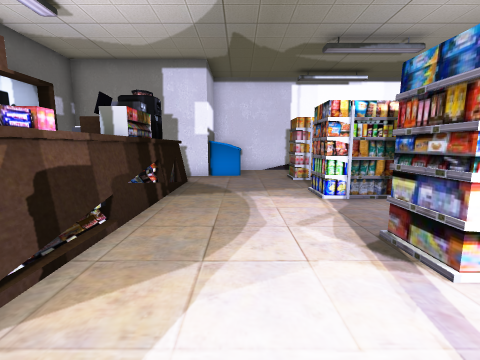
View 1 (above)

16 first-person views from a walk through a Unity game level. The camera is 1.2 m above the floor, tilts 8° down and sees 90° across. Doors are open. The floor is counted in squares, 1 m on a side. Each view is taken from the middle of a square. On the plan, view 1 faces up. The plan holds only what a view shows up to about 12 squares ahead; the rest is blank. The place goes on beyond the plan.

View 2
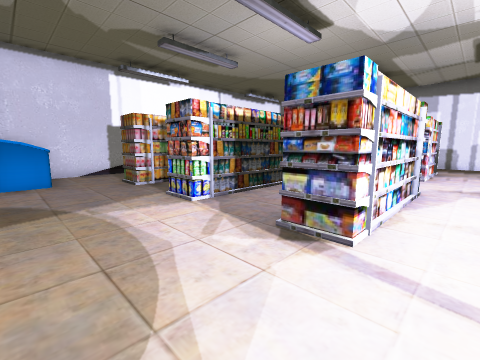

View 3
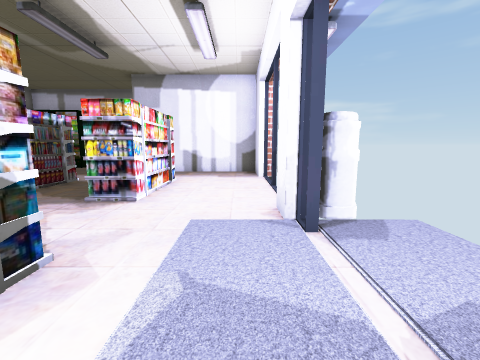

View 4
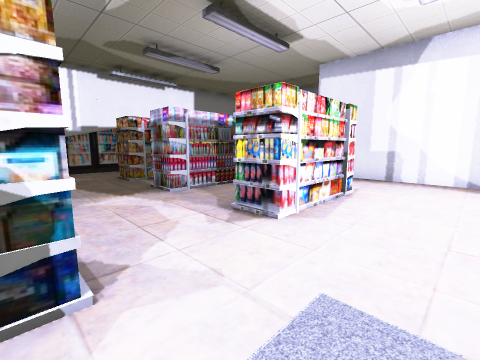

View 5
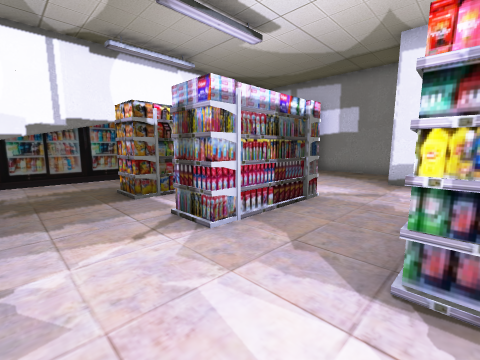

View 6
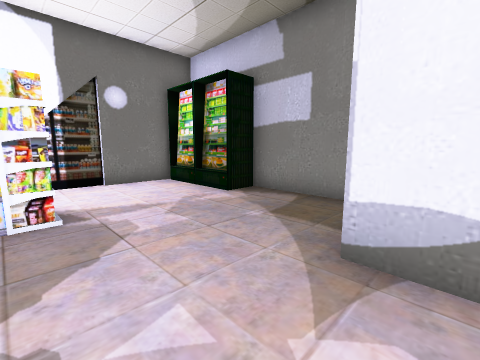

View 7
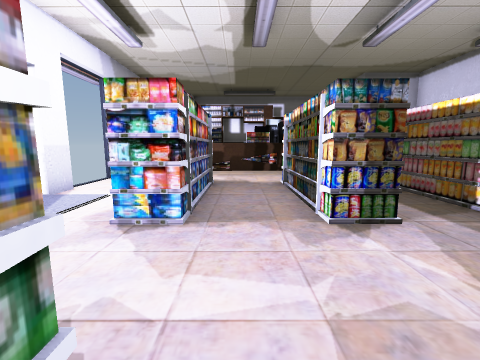

View 8
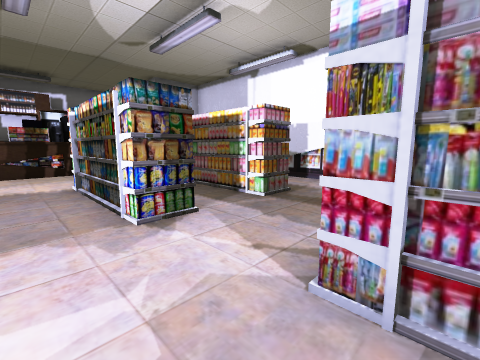

View 9
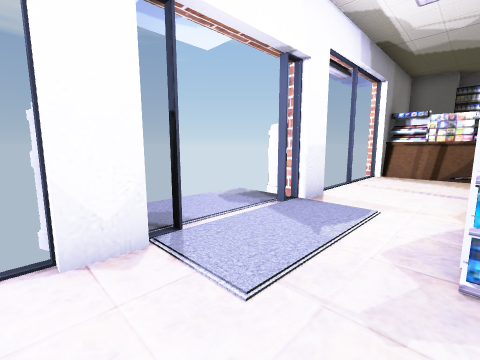

View 10
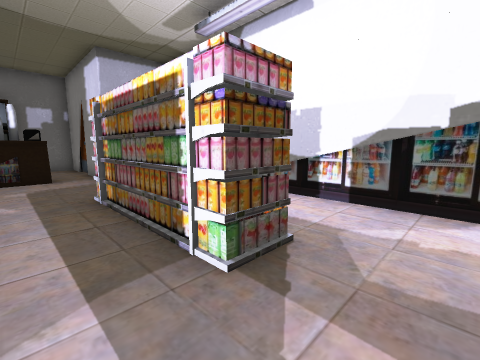

View 11
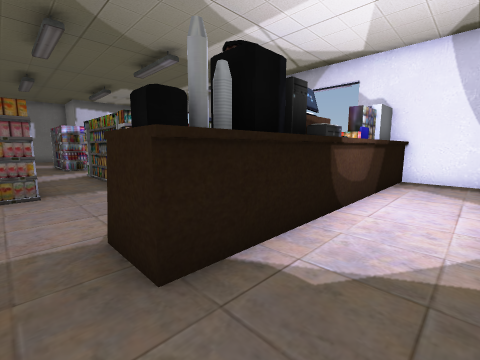

View 12
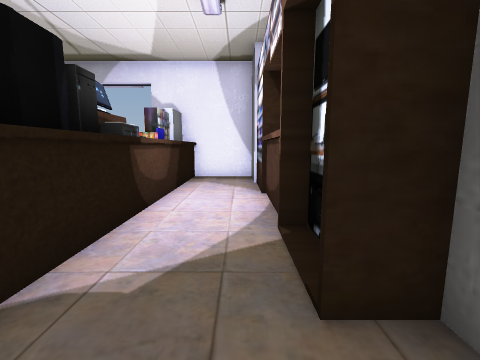

View 13
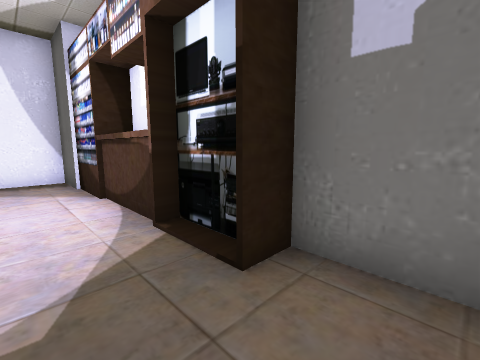

View 14
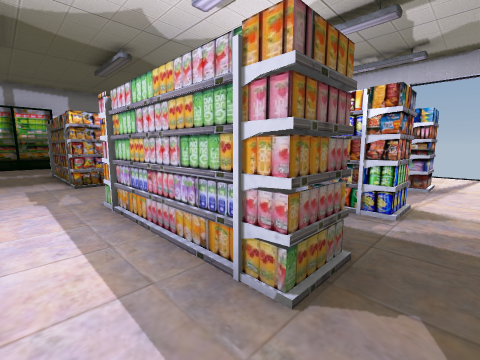

View 15
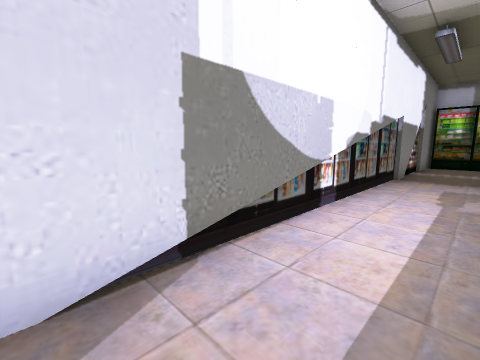

View 16
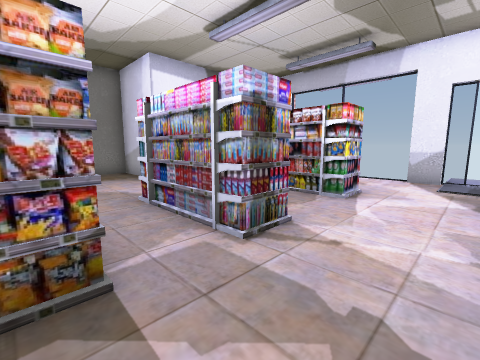

### Floor plan
Points are (right, up) in squares from view 1. A wall is a line through its corners. A room is listed if a view was taken in it or the views show most of it. See-through windows are left out.
Room 1 (views 1, 2, 3, 4, 5, 6, 7, 8, 9, 10, 14, 15, 16)
walls: (9.2, 6.4) (9.2, 6.7) (11.5, 6.7); (5.4, 2.1) (2, 2.1) (2, 3.1) (2.6, 3.1); (7.8, -1.1) (7.8, -0.7) (8.7, -0.7); (3.3, -0.7) (4.2, -0.7) (4.2, -1.4); (13.5, -0.7) (15.1, -0.7); (16.8, 5) (18.4, 5) (18.4, 8.9); (15.5, -0.7) (15.5, 5); (-1.4, 9.6) (-3.9, 9.6); (-2.6, 8.1) (-2.6, 7); (-2.2, 1.7) (-2.2, -0.7); (17.5, 12) (-1.2, 12); (-3.2, 8.1) (-1.9, 8.1) (-1.9, -0.7)
ways out: opening at (-4, 9) to room 2; open door at (6, -1)
objects: other object (-1, 10) to (0, 11); other object (2, 5) to (6, 6); other object (2, 9) to (6, 9); other object (3, 2) to (6, 3); other object (5, -1); other object (7, -1); other object (10, 2) to (12, 3); other object (10, 6) to (12, 7); other object (10, 9) to (13, 9); other object (18, 9) to (18, 11)
Room 2 (views 11, 12, 13)
walls: (-5.6, 5.6) (-5.6, -0.7) (-2.6, -0.7); (-6.4, 4.5) (-6.4, 2.9); (-3.2, 6.5) (-3.2, 8.1); (-6, 7.4) (-6, 5.6); (-2.9, 7.3) (-2.9, 8); (-2.9, 1.8) (-2.9, 2.6); (-4.1, 9.6) (-6.4, 9.6) (-6.4, 7.5) (-5.5, 7.5); (-2.6, 0.5) (-2.6, 1.1); (-3.2, -0.7) (-3.2, 4.6); (-2.9, -0.7) (-2.9, 0.5)
ways out: opening at (-4, 9) to room 1
objects: other object (-3, 5); other object (-3, 6)

Where each view was taken, in squares from view 1:
view 1: 0 up, 0 right, facing up
view 2: 1 up, 1 left, facing up-right
view 3: 0 up, 4 right, facing right
view 4: 0 up, 6 right, facing up-right
view 5: 3 up, 7 right, facing up-right
view 6: 4 up, 13 right, facing up-right
view 7: 4 up, 10 right, facing left
view 8: 4 up, 10 right, facing up-left
view 9: 2 up, 9 right, facing down-left
view 10: 7 up, 8 right, facing up-left
view 11: 9 up, 5 left, facing down-right
view 12: 9 up, 5 left, facing down
view 13: 9 up, 4 left, facing down-left
view 14: 11 up, 1 right, facing down-right
view 15: 10 up, 1 right, facing up-right
view 16: 9 up, 7 right, facing down-right
